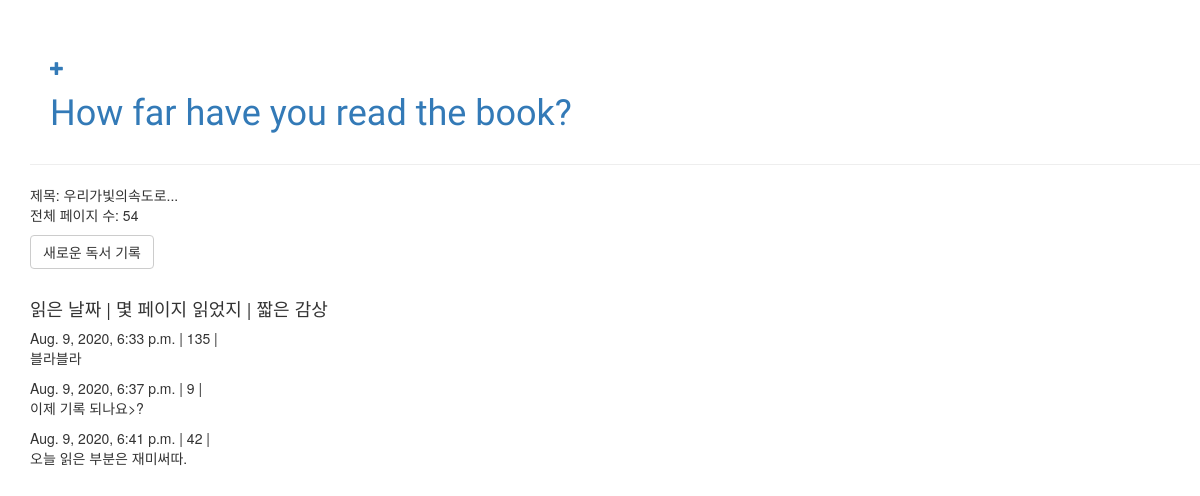
/detail/8/, run on the app's committed database.
### diary/models.py (models this page shows, shortened)
class Article(models.Model):
	title = models.CharField(max_length=50)
	pageTotal = models.PositiveIntegerField(default=0)
	created_date = models.DateTimeField(default=timezone.now)

class Record(models.Model):
	article = models.ForeignKey(Article, on_delete=models.CASCADE, related_name='records')
	pageRecord = models.PositiveIntegerField(default=0)
	rdate = models.DateTimeField(default=timezone.now)
	text = models.TextField(default="오늘 읽은 부분에 대한 감상을 입력하세요.")

### diary/views.py (the view)
# urls.py: path('detail/<int:pk>/', views.book_detail, name='book-detail'),
def book_detail(request, pk):
	post = get_object_or_404(Article, pk=pk)
	return render(request, 'detail.html', {'post':post})

### diary/templates/detail.html
{% extends 'base.html' %}
{% block content %}
 	<div>
		<p>제목: {{ post.title }}<br>
		전체 페이지 수: {{ post.pageTotal }}</p>
	</div>
	<a class="btn btn-default" href="{% url 'add_record_to_book' pk=post.pk %}">새로운 독서 기록</a><br><br>
	<div class="record">
	<h4>읽은 날짜 | 몇 페이지 읽었지 | 짧은 감상</h4>
		{% for record in post.records.all %}
			{{ record.rdate }} | {{ record.pageRecord }} | {{ record.text|linebreaks }}
		{% empty %}
			<p> 아직 이력이 없습니다.</p>
		{% endfor %}
	</div>
{% endblock %}

### data on the page
Article: title "우리가빛의속도로...", pageTotal "54"
Record: rdate "Aug. 9, 2020, 6:33 p.m.", pageRecord "135", text "블라블라"
Record: rdate "Aug. 9, 2020, 6:37 p.m.", pageRecord "9", text "이제 기록 되나요>?"
Record: rdate "Aug. 9, 2020, 6:41 p.m.", pageRecord "42", text "오늘 읽은 부분은 재미써따."
